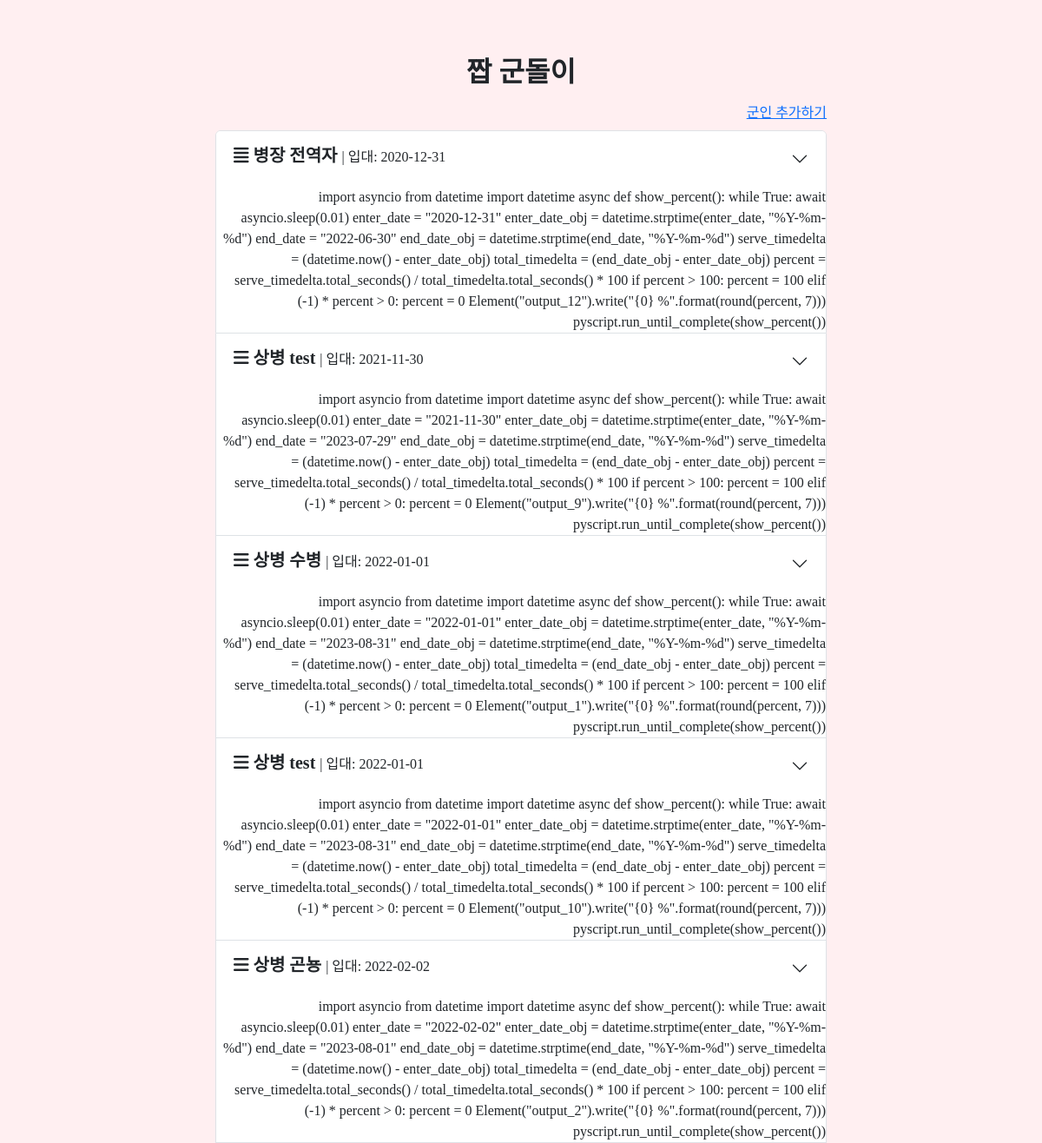
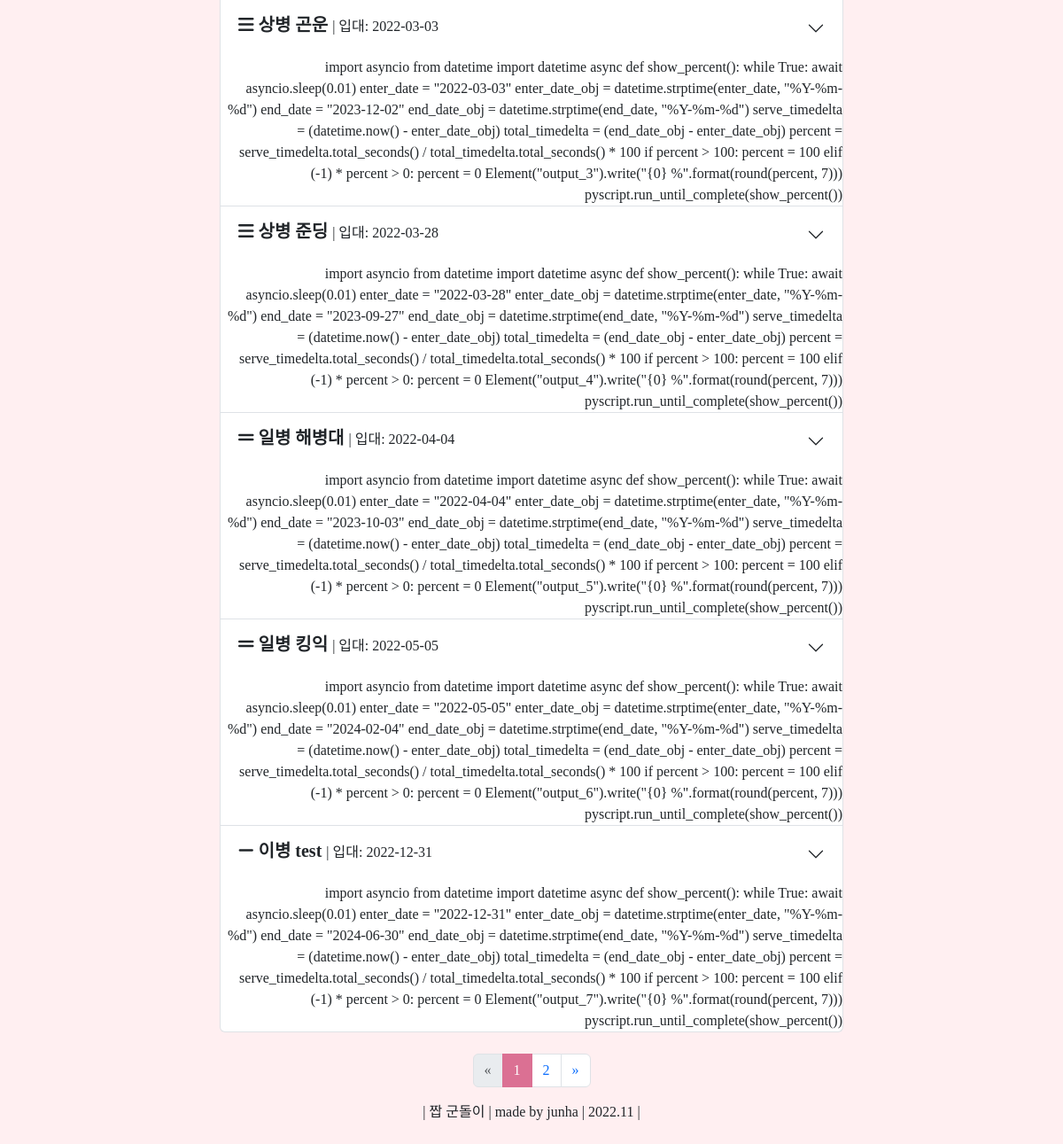
The page /fake_gundori/soldier/ on the database as committed earlier (2 pictures, top to bottom).
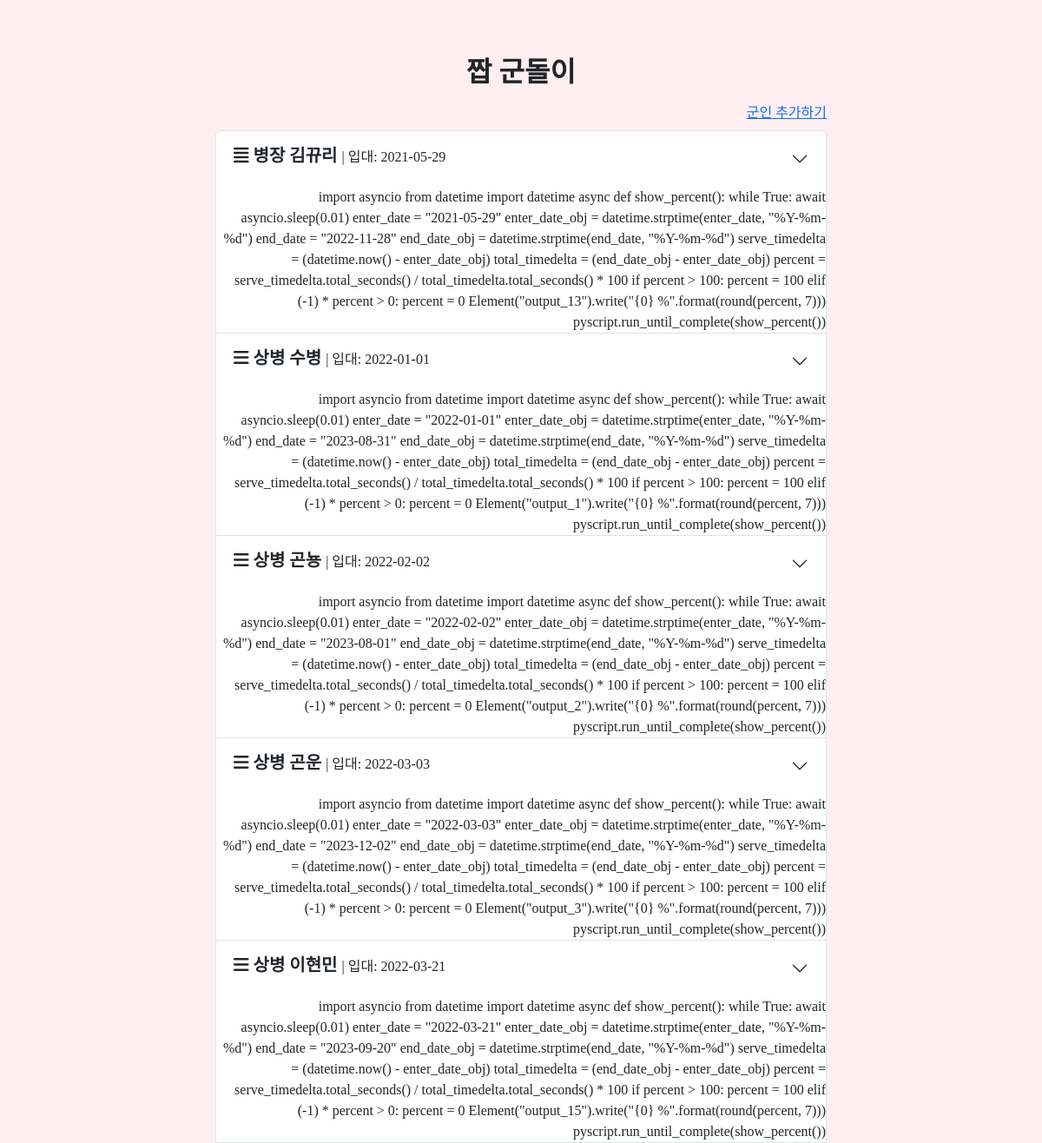
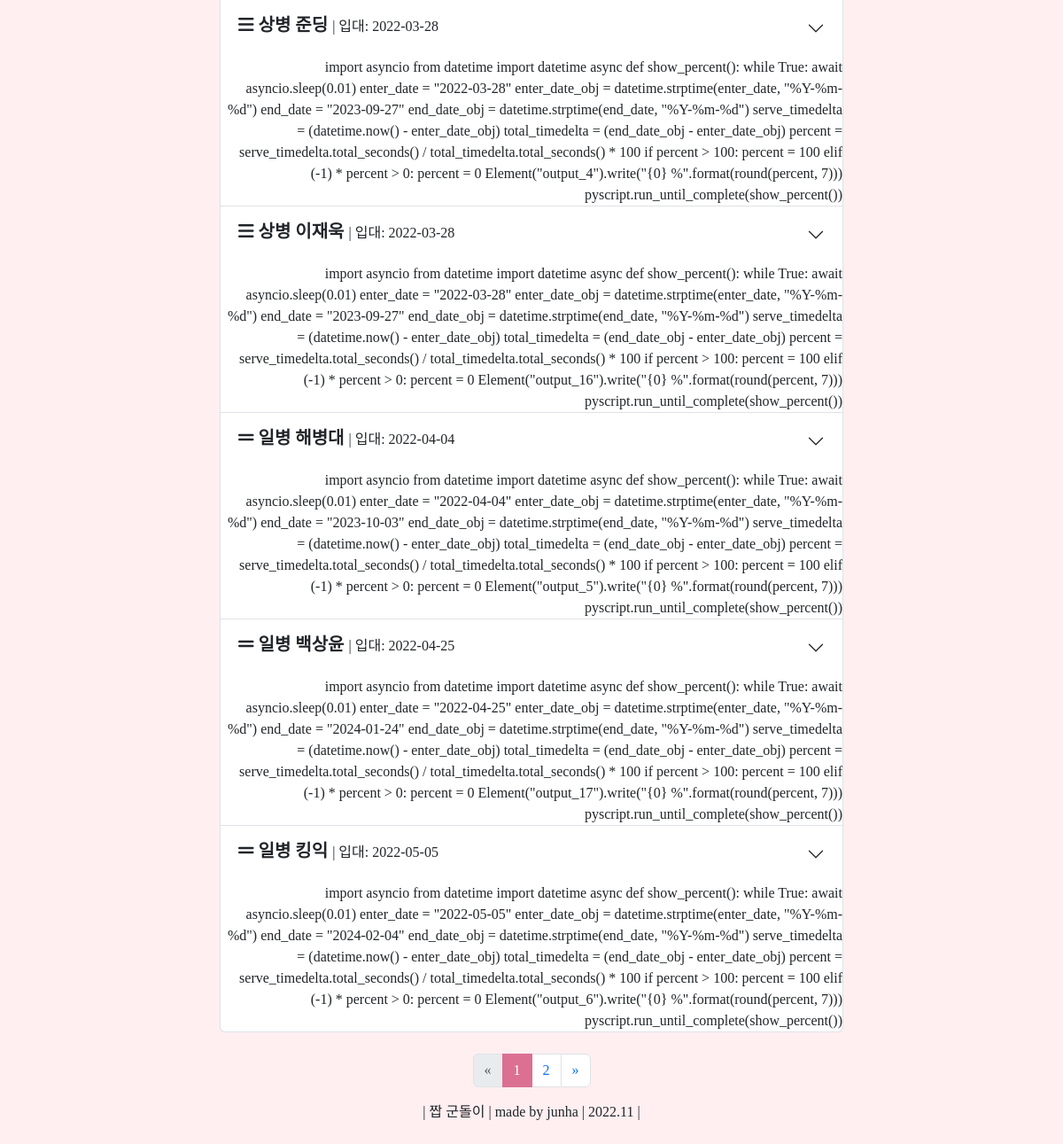
The same page on the database as committed later (2 pictures, top to bottom).
### fake_gundori/models.py (models this page shows, shortened)
class Soldier(models.Model):
    name = models.CharField(max_length=20)
    password = models.CharField(max_length=20, default="password")
    enter_date = models.DateTimeField()
    army_choice = models.CharField(choices=ARMY_CHOICE, max_length=30, null=True)
    bio = models.CharField(max_length=200, null=True, blank=True, default="한줄소개")
    def get_absolute_url(self):
        return reverse('soldier_detail', kwargs={'pk': self.pk})
    @property
    def end_date(self):
        enter_date = self.enter_date
        army_choice = self.army_choice
        if army_choice == "육군":
            end_date = enter_date + relativedelta(months=18) + relativedelta(days=-1)
        if army_choice == "해군":
            end_date = enter_date + relativedelta(months=20) + relativedelta(days=-1)
        if army_choice == "공군":
            end_date = enter_date + relativedelta(months=21) + relativedelta(days=-1)
        if army_choice == "공익":
            end_date = enter_date + relativedelta(months=21) + relativedelta(days=-1)
        if army_choice == "해병대":
            end_date = enter_date + relativedelta(months=18) + relativedelta(days=-1)
        return end_date
    @property
    def military_rank(self):
        enter_date = self.enter_date
        g2 = (enter_date + relativedelta(months=3)).replace(day=1)
        g3 = (g2 + relativedelta(months=6)).replace(day=1)
        g4 = (g3 + relativedelta(months=6)).replace(day=1)
        now = timezone.now()
        if now < g2:
            military_rank = '이병'
        elif now < g3:
            military_rank = '일병'
        elif now < g4:
            military_rank = '상병'
        else:
            military_rank = '병장'
        return military_rank
    @property
    def remain_days(self):
        end_date = self.end_date
        remain_days = (end_date - timezone.now()).days
        if remain_days < 0:
            remain_days = 0
        return remain_days
    @property
    def total_days(self):
        end_date = self.end_date
        enter_date = self.enter_date
        return (end_date - enter_date).days
    @property
    def days_until_now(self):
        total_days = self.total_days
        remain_days = self.remain_days
        return total_days - remain_days
    @property
    def percent(self):
        end_date = self.end_date
        enter_date = self.enter_date
        serve_timedelta = (timezone.now() - enter_date) # datetime.timedelta object
        total_timedelta = (end_date - enter_date) #datetime.timedelta object
        percent = serve_timedelta.total_seconds() / total_timedelta.total_seconds() * 100
        if percent > 100:
            percent = 100
        if percent < 0:
            percent = 0
        return round(percent)

### fake_gundori/views.py (the view)
# urls.py: path('soldier/', views.SoldierListView.as_view(), name='soldier-list'),
class SoldierListView(generic.ListView):
    context_object_name = 'soldier_list'
    template_name = 'soldier_list.html'
    paginate_by = 10
    def get_queryset(self):
        return Soldier.objects.all().order_by('enter_date')

### fake_gundori/templates/soldier_list.html (shortened to what the changed rows need)
{% extends "base_generic.html" %}
{% block title %}
<link rel="stylesheet" href="https://pyscript.net/latest/pyscript.css" />
{% endblock %}
{% block content %}
<div class="col-lg-8 mx-auto p-4 py-md-5">
  <div class="container text-center" style="font-family:Nanum Gothic;">
    <div>
      <div class="my-3">
        <h2 style="font-weight:700;">짭 군돌이</h2>
      </div>
      <div class="container text-end">
    {% if soldier_list %}
      <div class="accordion mb-4" id="accordionExample">
        {% for soldier in soldier_list %}
        <div class="accordion-item">
          <h2 class="accordion-header" id="heading{% cycle 'One' 'Two' 'Three' 'Four' 'Five' 'Six' 'Seven' 'Eight' 'Nine' 'Ten' %}">
            <button class="accordion-button collapsed" type="button" data-bs-toggle="collapse" data-bs-target="#collapse{% cycle 'One' 'Two' 'Three' 'Four' 'Five' 'Six' 'Seven' 'Eight' 'Nine' 'Ten' %}" aria-expanded="false" aria-controls="collapse{% cycle 'One' 'Two' 'Three' 'Four' 'Five' 'Six' 'Seven' 'Eight' 'Nine' 'Ten' %}">
              <h5 class="fs-5 fw-bold">
                {% if soldier.military_rank == '병장' %}
                <i class="fa-solid fa-align-justify"></i>
                {% elif soldier.military_rank == '상병' %}
                <i class="fa-solid fa-bars"></i>
                {% elif soldier.military_rank == '일병' %}
                <i class="fa-solid fa-grip-lines"></i>
                {% elif soldier.military_rank == '이병' %}
                <i class="fa-solid fa-minus"></i>
                {% else %}
                <i class="fa-solid fa-align-justify"></i>
                {% endif %}
                  {{ soldier.military_rank }} {{ soldier.name }} <span class="fs-6 fw-light">| 입대: {{ soldier.enter_date|date:"Y-m-d" }}</span>
              </h5>
            </button>
          </h2>
          <py-script>
            import asyncio
            from datetime import datetime
            async def show_percent():
                while True:
                    await asyncio.sleep(0.01)
                    enter_date = "{{ soldier.enter_date|date:"Y-m-d" }}"
                    enter_date_obj = datetime.strptime(enter_date, "%Y-%m-%d")
                    end_date = "{{ soldier.end_date|date:"Y-m-d" }}"
                    end_date_obj = datetime.strptime(end_date, "%Y-%m-%d")
                    serve_timedelta = (datetime.now() - enter_date_obj)
                    total_timedelta = (end_date_obj - enter_date_obj)
                    percent = serve_timedelta.total_seconds() / total_timedelta.total_seconds() * 100
                    if percent > 100:
                        percent = 100
                    elif (-1) * percent > 0:
                        percent = 0
                    Element("output_{{ soldier.id }}").write("{0} %".format(round(percent, 7)))
            pyscript.run_until_complete(show_percent())
          </py-script>
        </div>
        {% endfor %}
      </div>
    {% else %}
    <p>군인을 추가해주세요.</p>
    {% endif %}
    {% if is_paginated %}
      <div class="my-3">
        <nav aria-label="Page navigation">
          <ul class="pagination justify-content-center">
            {% for i in paginator.page_range %}
            {% if page_obj.number == i %}
            <li class="page-item active">
              <span class="page-link" style="background-color:palevioletred; border-color:palevioletred">{{ i }}
                </span>
            </li>
            {% else %}
            <li class="page-item">
              <a class="page-link" href="?page={{ i }}">{{ i }}</a>
            </li>
            {% endif %}
            {% endfor %}
          </ul>
        </nav>
      </div>
    {% endif %}
  </div>
</div>
{% endblock %}

Rows that differ between the two databases and show on the page:
removed Soldier: military_rank "병장", name "전역자", enter_date "2020-12-31", end_date "2022-06-30", id "12"
removed Soldier: military_rank "상병", name "test", enter_date "2021-11-30", end_date "2023-07-29", id "9"
removed Soldier: military_rank "상병", name "test", enter_date "2022-01-01", end_date "2023-08-31", id "10"
removed Soldier: military_rank "이병", name "test", enter_date "2022-12-31", end_date "2024-06-30", id "7"
added Soldier: military_rank "병장", name "김뀨리", enter_date "2021-05-29", end_date "2022-11-28", id "13"
added Soldier: military_rank "상병", name "이현민", enter_date "2022-03-21", end_date "2023-09-20", id "15"
added Soldier: military_rank "상병", name "이재욱", enter_date "2022-03-28", end_date "2023-09-27", id "16"
added Soldier: military_rank "일병", name "백상윤", enter_date "2022-04-25", end_date "2024-01-24", id "17"
